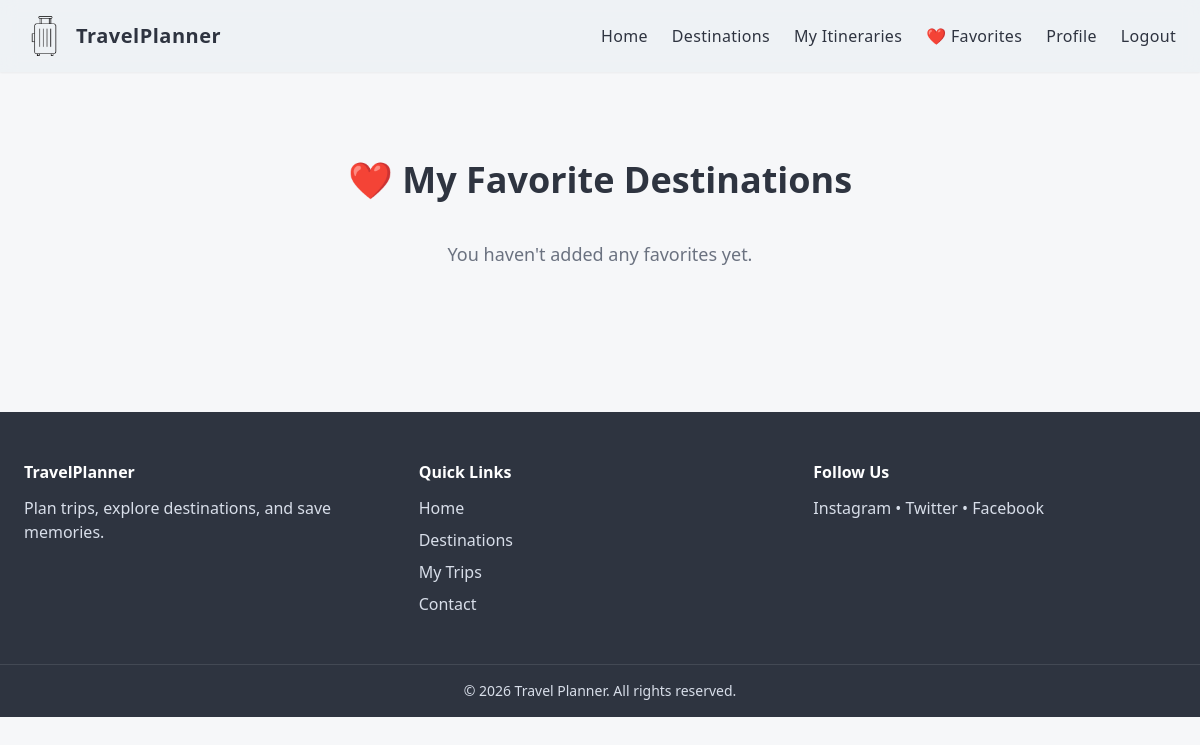
Before: /my-favorites/ (signed in) with the older database file.
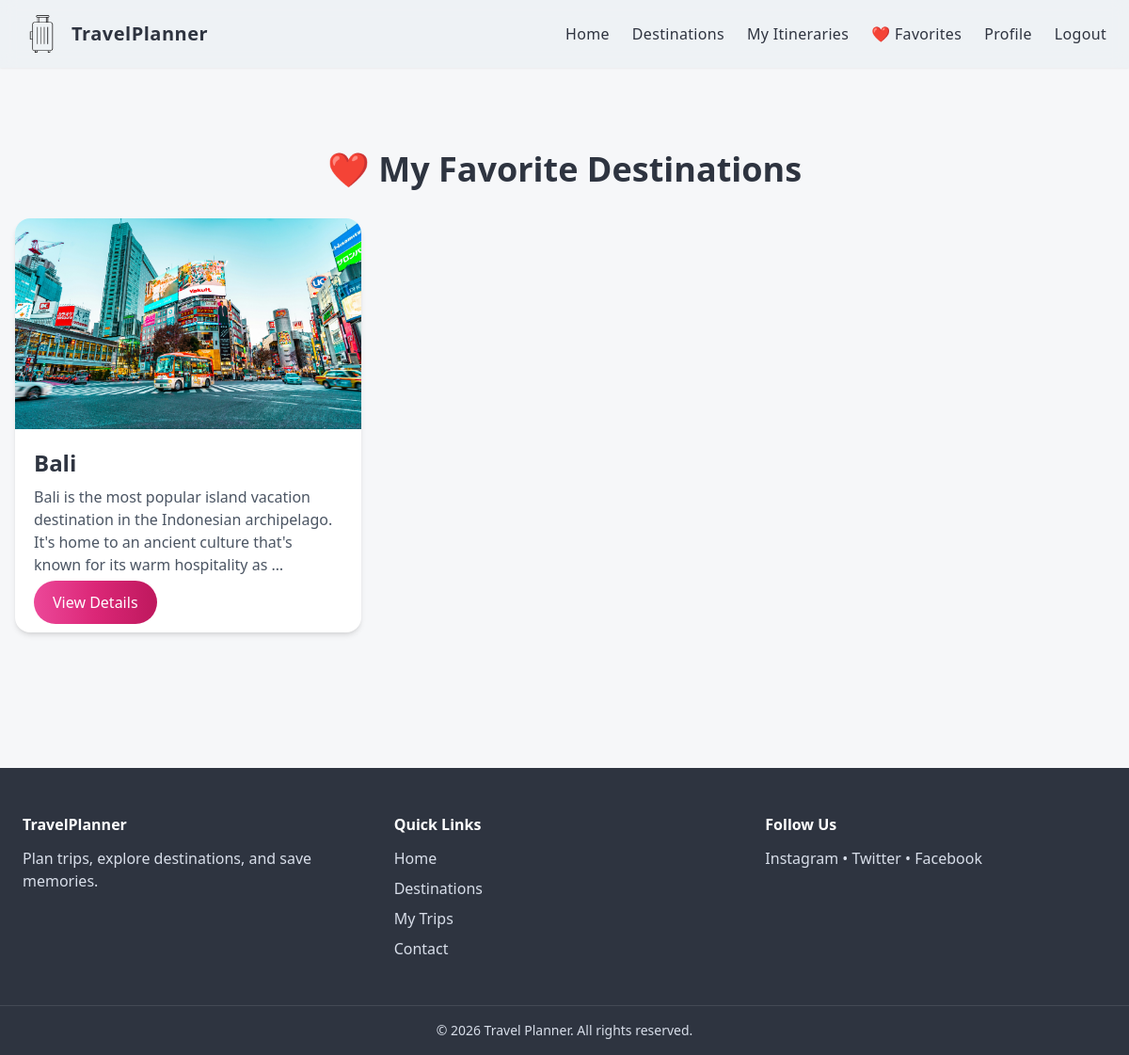
After: the same page with the newer database file.
### core/models.py (models this page shows, shortened)
class Favorite(models.Model):
    user = models.ForeignKey(User, on_delete=models.CASCADE)
    destination = models.ForeignKey(Destination, on_delete=models.CASCADE)
    created_at = models.DateTimeField(auto_now_add=True)
    class Meta:
        unique_together = ("user", "destination")

class Destination(models.Model):
    name = models.CharField(max_length=100)
    country = models.CharField(max_length=100)
    description = models.TextField()
    image = models.ImageField(upload_to='destinations/')
    price_range = models.CharField(max_length=50)
    rating = models.DecimalField(max_digits=2, decimal_places=1)
    slug = models.SlugField(unique=True, blank=True, null=True)  # new field for URL
    tag = models.CharField(max_length=50, blank=True)

### core/views.py (the view)
# urls.py: path("my-favorites/", views.my_favorites, name="my_favorites"),
@login_required
def my_favorites(request):
    favorites = (
        Favorite.objects
        .filter(user=request.user)
        .select_related("destination")
        .order_by("-created_at")
    )
    return render(request, "core/my_favorites.html", {
        "favorites": favorites
    })

### core/context_processors.py (called while the page is built)
def favorite_count(request):
    if request.user.is_authenticated:
        count = Favorite.objects.filter(user=request.user).count()
        return {"favorite_count": count}
    return {"favorite_count": 0}

### core/templates/core/my_favorites.html (shortened to what this page needs)
{% extends "core/base.html" %}
{% block content %}
<div class="max-w-7xl mx-auto px-4 py-12">
    <h2 class="text-3xl sm:text-4xl font-bold mb-8 text-center text-[#2e3440]">
        ❤️ My Favorite Destinations
    </h2>
    {% if favorites %}
        <div class="grid grid-cols-1 sm:grid-cols-2 md:grid-cols-3 gap-8">
            {% for favorite in favorites %}
                <div class="bg-white rounded-2xl shadow-md hover:shadow-xl transition overflow-hidden">
                    <div class="h-48 sm:h-56 w-full overflow-hidden">
                        {% if favorite.destination.image %}
                            <img src="{{ favorite.destination.image.url }}"
                                 alt="{{ favorite.destination.name }}"
                                 class="w-full h-full object-cover hover:scale-105 transition-transform duration-300">
                        {% else %}
                            <div class="w-full h-full bg-gray-200 flex items-center justify-center text-gray-400">
                                No Image
                            </div>
                        {% endif %}
                    </div>
                    <div class="p-4 sm:p-5">
                        <h3 class="text-xl sm:text-2xl font-semibold mb-2 text-[#2e3440]">
                            <a href="{% url 'destination_detail' favorite.destination.slug %}" class="hover:text-blue-500 transition">
                                {{ favorite.destination.name }}
                            </a>
                        </h3>
                        <p class="text-gray-600 text-sm sm:text-base mb-4">
                            {{ favorite.destination.description|truncatewords:25 }}
                        </p>
                        <a href="{% url 'destination_detail' favorite.destination.slug %}"
                           class="bg-gradient-to-r from-pink-500 via-pink-600 to-pink-700 hover:from-pink-600 hover:via-pink-700 hover:to-pink-800 text-white px-5 py-2 sm:py-3 rounded-full font-medium transition text-center">
                            View Details
                        </a>
                    </div>
                </div>
            {% endfor %}
        </div>
    {% else %}
        <p class="text-center text-gray-500 text-lg mt-10">
            You haven't added any favorites yet.
        </p>
    {% endif %}
</div>
{% endblock %}

### core/templates/core/base.html (shortened to what this page needs)
{% load static %}
<!DOCTYPE html>
<html lang="en">
<head>
    <script src="https://cdn.tailwindcss.com"></script>
    <link rel="stylesheet" href="{% static 'css/styles.css' %}">
</head>
<body class="bg-[#f6f7f9] text-[#2e3440]">
<nav class="fixed top-0 w-full bg-[#eef1f4]/90 backdrop-blur shadow-sm z-50">
    <div class="max-w-7xl mx-auto px-4 sm:px-6 md:px-6 py-4 flex justify-between items-center">
        <div class="flex items-center gap-2 sm:gap-3">
            <img src="{% static 'images/logo.png' %}" class="h-8 sm:h-10" alt="Logo">
            <span class="text-lg sm:text-xl font-semibold tracking-wide text-[#2e3440]">TravelPlanner</span>
        </div>
        <div class="hidden md:flex items-center space-x-4 sm:space-x-6">
            <a href="{% url 'home' %}" class="nav-link text-sm sm:text-base">Home</a>
            <a href="{% url 'destination_list' %}" class="nav-link text-sm sm:text-base">Destinations</a>
            {% if user.is_authenticated %}
                <a href="{% url 'itinerary_list' %}" class="nav-link text-sm sm:text-base">My Itineraries</a>
            {% endif %}
            {% if user.is_authenticated %}
                <a href="{% url 'my_favorites' %}" class="nav-link text-sm sm:text-base relative">
                    ❤️ Favorites
                </a>
            {% endif %}
            <a href="{% url 'profile' %}" class="nav-link text-sm sm:text-base">
                {% if user.is_authenticated %}Profile{% else %}Login{% endif %}
            </a>
            {% if user.is_authenticated %}
                <a href="{% url 'logout' %}" class="nav-link text-sm sm:text-base">Logout</a>
            {% else %}
                <a href="{% url 'signup' %}" class="nav-link text-sm sm:text-base">Signup</a>
            {% endif %}
        </div>
    </div>
</nav>
<main class="pt-24 md:pt-28">
    {% block content %}{% endblock %}
</main>
<footer class="bg-[#2e3440] text-[#d8dee9] mt-24">
    <div class="max-w-7xl mx-auto px-4 sm:px-6 md:px-6 py-12 grid grid-cols-1 sm:grid-cols-2 md:grid-cols-3 gap-8">
        <div>
            <h3 class="font-semibold text-white mb-2 sm:mb-3">TravelPlanner</h3>
            <p class="text-sm sm:text-base leading-relaxed">
                Plan trips, explore destinations, and save memories.
            </p>
        </div>
        <div>
            <h3 class="font-semibold text-white mb-2 sm:mb-3">Quick Links</h3>
            <ul class="space-y-1 sm:space-y-2 text-sm sm:text-base">
                <li class="hover:text-white transition cursor-pointer">Home</li>
                <li class="hover:text-white transition cursor-pointer">Destinations</li>
                <li class="hover:text-white transition cursor-pointer">My Trips</li>
                <li class="hover:text-white transition cursor-pointer">Contact</li>
            </ul>
        </div>
        <div>
            <h3 class="font-semibold text-white mb-2 sm:mb-3">Follow Us</h3>
            <p class="text-sm sm:text-base">Instagram • Twitter • Facebook</p>
        </div>
    </div>
    <div class="text-center py-4 text-xs sm:text-sm border-t border-white/10">
        © 2026 Travel Planner. All rights reserved.
    </div>
</footer>
</body>
</html>

### core/static/css/styles.css (style rules this page uses)
:root { --ash-blue: #6b85a6; --rhino: #2e3440; --pearl: #f7f6fb; --lavender-cool: #e6e8f2; --primary-gradient: linear-gradient(135deg, #6b85a6, #2e3440); --accent-gradient: linear-gradient(90deg, #7aa2c9, #5b6f8a); }
body { font-family: "Tenor Sans", "Segoe UI", Arial, sans-serif; background-color: var(--pearl); color: var(--rhino); }
.nav-link { color: var(--rhino); font-weight: 500; letter-spacing: 0.02em; transition: color 0.3s ease; }

### core/templates/core/base.html (style rules this page uses)
body { font-family: "Segoe UI", "Tenor Sans", Arial, sans-serif; }
h1, h2, h3, h4 { font-family: "Segoe UI Semibold", "Segoe UI", Arial, sans-serif; }

Changed rows visible on the page:
added Favorite: destination.image (picture), destination.name "Bali", destination.description "Bali is the most popular island vacation destination in the Indonesian archipelago. It's home to an ancient culture that's known for its warm hospitality as …"
Other visible differences:
text no longer shown: "You haven't added any favorites yet."
